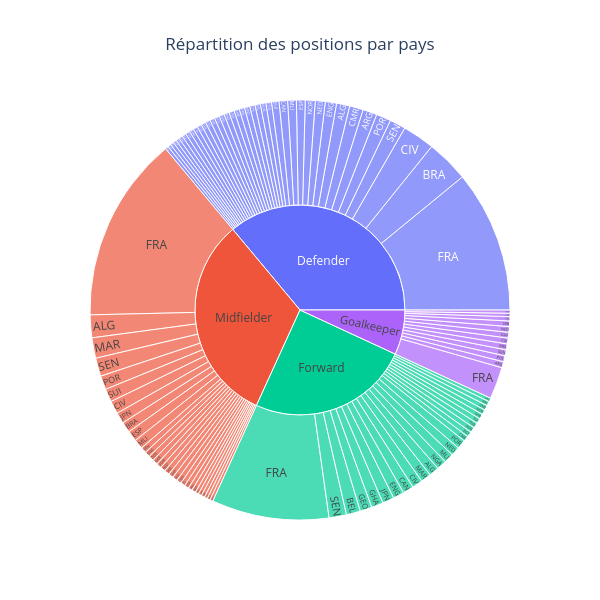

Notebook code for this chart:
### Code cell
fig = px.sunburst(
    ligue1,
    path=['Pos', 'Nation'],
    values='MP',
    title="Répartition des positions par pays"
)

fig.update_layout(
    title_x=0.5,
    width=600,
    height=600,
    showlegend=False
)

fig.show()

### Figure 1 — Plotly figure (JSON) as saved in the notebook; plotly's stock layout.template omitted (floating-point values rounded to 4 significant figures)
{"data": [{"branchvalues": "total", "domain": {"x": [0, 1], "y": [0, 1]}, "hovertemplate": "labels=%{label}<br>MP=%{value}<br>parent=%{parent}<br>id=%{id}<extra></extra>", "ids": ["Defender/ALG", "Forward/ALG", "Midfielder/ALG", "Defender/ANG", "Forward/ANG", "Defender/ARG", "Goalkeeper/ARG", "Defender/BDI", "Defender/BEL", "Forward/BEL", "Defender/BRA", "Goalkeeper/BRA", "Midfielder/BRA", "Defender/CAN", "Forward/CAN", "Midfielder/CGO", "Defender/CHI", "Defender/CIV", "Forward/CIV", "Goalkeeper/CIV", "Midfielder/CIV", "Defender/CMR", "Forward/CMR", "Defender/COD", "Midfielder/COD", "Defender/COL", "Midfielder/COL", "Defender/CRO", "Defender/CTA", "Midfielder/DEN", "Midfielder/DOM", "Defender/ECU", "Forward/EGY", "Defender/ENG", "Forward/ENG", "Defender/ESP", "Midfielder/ESP", "Defender/FRA", "Forward/FRA", "Goalkeeper/FRA", "Midfielder/FRA", "Defender/GAB", "Forward/GAB", "Midfielder/GAB", "Forward/GEO", "Defender/GER", "Defender/GHA", "Forward/GHA", "Midfielder/GHA", "Forward/GNB", "Goalkeeper/GUF", "Defender/GUI", "Midfielder/GUI", "Defender/HAI", "Defender/HUN", "Midfielder/ISL", "Goalkeeper/ITA", "Forward/JPN", "Midfielder/JPN", "Defender/KEN", "Forward/KOR", "Defender/MAD", "Defender/MAR", "Forward/MAR", "Midfielder/MAR", "Defender/MLI", "Forward/MLI", "Midfielder/MLI", "Midfielder/MLT", "Defender/NED", "Forward/NED", "Goalkeeper/NED", "Midfielder/NED", "Defender/NGA", "Forward/NGA", "Midfielder/NGA", "Defender/NOR", "Forward/NOR", "Defender/PAN", "Defender/POL", "Goalkeeper/POL", "Defender/POR", "Forward/POR", "Goalkeeper/POR", "Midfielder/POR", "Midfielder/RUS", "Defender/SEN", "Forward/SEN", "Goalkeeper/SEN", "Midfielder/SEN", "Goalkeeper/SRB", "Midfielder/SRB", "Defender/SUI", "Forward/SUI", "Goalkeeper/SUI", "Midfielder/SUI", "Midfielder/SVN", "Defender/SWE", "Midfielder/SWE", "Defender/TOG", "Defender/TUN", "Forward/TUN", "Defender/USA", "Midfielder/USA", "Midfielder/VEN", "Forward/WAL", "Midfielder/WAL", "Midfielder/ZIM", "Defender", "Forward", "Goalkeeper", "Midfielder"], "labels": ["ALG", "ALG", "ALG", "ANG", "ANG", "ARG", "ARG", "BDI", "BEL", "BEL", "BRA", "BRA", "BRA", "CAN", "CAN", "CGO", "CHI", "CIV", "CIV", "CIV", "CIV", "CMR", "CMR", "COD", "COD", "COL", "COL", "CRO", "CTA", "DEN", "DOM", "ECU", "EGY", "ENG", "ENG", "ESP", "ESP", "FRA", "FRA", "FRA", "FRA", "GAB", "GAB", "GAB", "GEO", "GER", "GHA", "GHA", "GHA", "GNB", "GUF", "GUI", "GUI", "HAI", "HUN", "ISL", "ITA", "JPN", "JPN", "KEN", "KOR", "MAD", "MAR", "MAR", "MAR", "MLI", "MLI", "MLI", "MLT", "NED", "NED", "NED", "NED", "NGA", "NGA", "NGA", "NOR", "NOR", "PAN", "POL", "POL", "POR", "POR", "POR", "POR", "RUS", "SEN", "SEN", "SEN", "SEN", "SRB", "SRB", "SUI", "SUI", "SUI", "SUI", "SVN", "SWE", "SWE", "TOG", "TUN", "TUN", "USA", "USA", "VEN", "WAL", "WAL", "ZIM", "Defender", "Forward", "Goalkeeper", "Midfielder"], "name": "", "parents": ["Defender", "Forward", "Midfielder", "Defender", "Forward", "Defender", "Goalkeeper", "Defender", "Defender", "Forward", "Defender", "Goalkeeper", "Midfielder", "Defender", "Forward", "Midfielder", "Defender", "Defender", "Forward", "Goalkeeper", "Midfielder", "Defender", "Forward", "Defender", "Midfielder", "Defender", "Midfielder", "Defender", "Defender", "Midfielder", "Midfielder", "Defender", "Forward", "Defender", "Forward", "Defender", "Midfielder", "Defender", "Forward", "Goalkeeper", "Midfielder", "Defender", "Forward", "Midfielder", "Forward", "Defender", "Defender", "Forward", "Midfielder", "Forward", "Goalkeeper", "Defender", "Midfielder", "Defender", "Defender", "Midfielder", "Goalkeeper", "Forward", "Midfielder", "Defender", "Forward", "Defender", "Defender", "Forward", "Midfielder", "Defender", "Forward", "Midfielder", "Midfielder", "Defender", "Forward", "Goalkeeper", "Midfielder", "Defender", "Forward", "Midfielder", "Defender", "Forward", "Defender", "Defender", "Goalkeeper", "Defender", "Forward", "Goalkeeper", "Midfielder", "Midfielder", "Defender", "Forward", "Goalkeeper", "Midfielder", "Goalkeeper", "Midfielder", "Defender", "Forward", "Goalkeeper", "Midfielder", "Midfielder", "Defender", "Midfielder", "Defender", "Defender", "Forward", "Defender", "Midfielder", "Midfielder", "Forward", "Midfielder", "Midfielder", "", "", "", ""], "type": "sunburst", "values": [74, 56, 128, 29, 21, 80, 34, 23, 30, 79, 240, 33, 60, 48, 61, 27, 30, 181, 59, 33, 73, 77, 31, 25, 22, 27, 17, 19, 25, 30, 29, 28, 30, 63, 62, 49, 60, 799, 660, 180, 1046, 18, 28, 30, 67, 27, 29, 67, 28, 27, 32, 19, 28, 28, 31, 25, 24, 65, 62, 22, 30, 30, 25, 58, 115, 49, 54, 54, 17, 56, 51, 32, 29, 20, 55, 17, 56, 28, 30, 18, 34, 83, 51, 18, 78, 19, 90, 98, 34, 103, 31, 29, 42, 29, 19, 74, 19, 30, 31, 32, 25, 30, 30, 25, 32, 25, 23, 19, 2637, 1822, 504, 2349]}], "layout": {"height": 600, "legend": {"tracegroupgap": 0}, "showlegend": false, "title": {"text": "Répartition des positions par pays", "x": 0.5}, "width": 600}}
